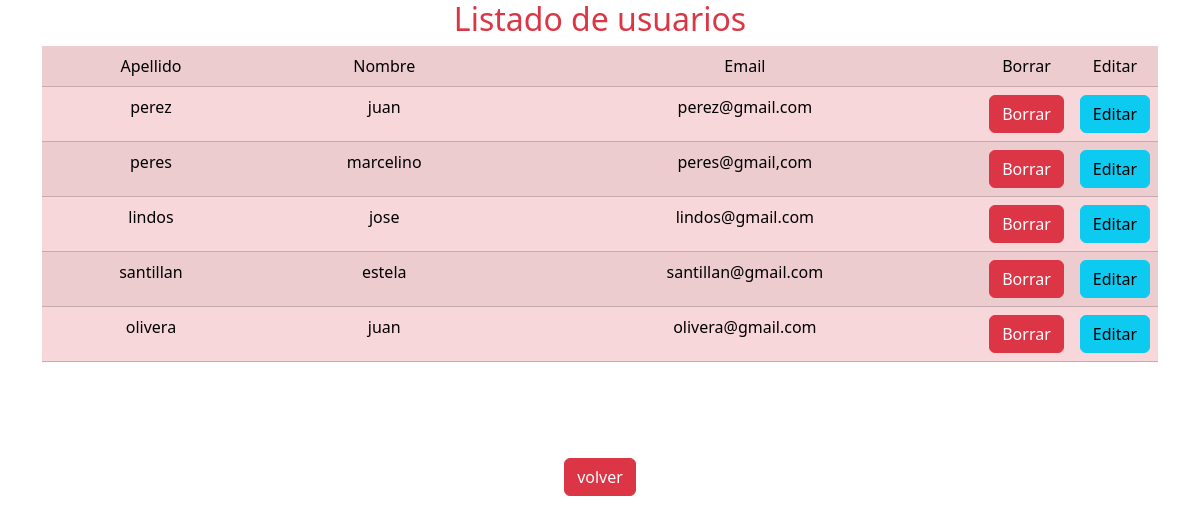
Screenshot of /login/registrosUser.php with the database file from the repository.
### tables this page shows
CREATE TABLE `registrousuarios` (
  `id_usuario` int(11) NOT NULL,
  `Apellido` varchar(50) NOT NULL,
  `Nombre` varchar(50) NOT NULL,
  `email` varchar(35) NOT NULL,
  `passwords` varchar(15) NOT NULL
);

### login/registrosUser.php (the view, shortened to what this page needs)
<?php
require_once 'conexion1.php';
require_once 'headLogin.php';
$sql = "SELECT * FROM registrousuarios";
$result = $con->query($sql);
if( $result->num_rows > 0)
{
	?>
 <body>
	<div class="container  text-center text-danger">
     <div class=" ">
	 <h2>Listado de usuarios</h2>
     </div>
	<table class="table table-danger table-striped text-danger">
		<tr>
		    <td>Apellido</td>
		    <td>Nombre</td>
			<td>Email</td>
			<td width="70px">Borrar</td>
			<td width="70px">Editar</td>
		</tr>
    </div>
	<?php
	while( $row = $result->fetch_assoc()){
		echo "<form action='borrar.php' method='POST'>";
		echo "<tr>";
		echo "<td>".$row['Apellido'] . "</td>";
		echo "<td>".$row['Nombre'] . "</td>";
		echo "<td>".$row['email'] . "</td>";
		echo "<td><input type='submit' name='delete' value='Borrar' class='btn btn-danger' /></td>";
		echo "<td><a href='editar.php?id=".$row['id_usuario']."' class='btn btn-info'>Editar</a></td>";
		echo "</tr>";
		echo "</form>";
	}
	?>
<?php
}
else
{
	echo "<br><br>No se encontraron registros";
}
?>
<div class="container text-center mt-5">
      <a href="../index.php" class="btn btn-danger mt-5"> volver </a>
   </div>

### login/headLogin.php (shortened to what this page needs)
<!DOCTYPE html>
<html lang="es">
<head>
    <link rel="stylesheet"  href="../css/estilos.css"  type="text/css">
    <link href="https://cdn.jsdelivr.net/npm/bootstrap@5.3.2/dist/css/bootstrap.min.css" rel="stylesheet">
 </head>

### css/estilos.css (style rules this page uses)
* { margin: 0; padding: 0; box-sizing: border-box; }
body { background-color: #f7f4f4; }

### rows the page displays
registrousuarios: Apellido "perez", Nombre "juan", email "perez@gmail.com"
registrousuarios: Apellido "peres", Nombre "marcelino", email "peres@gmail,com"
registrousuarios: Apellido "lindos", Nombre "jose", email "lindos@gmail.com"
registrousuarios: Apellido "santillan", Nombre "estela", email "santillan@gmail.com"
registrousuarios: Apellido "olivera", Nombre "juan", email "olivera@gmail.com"
